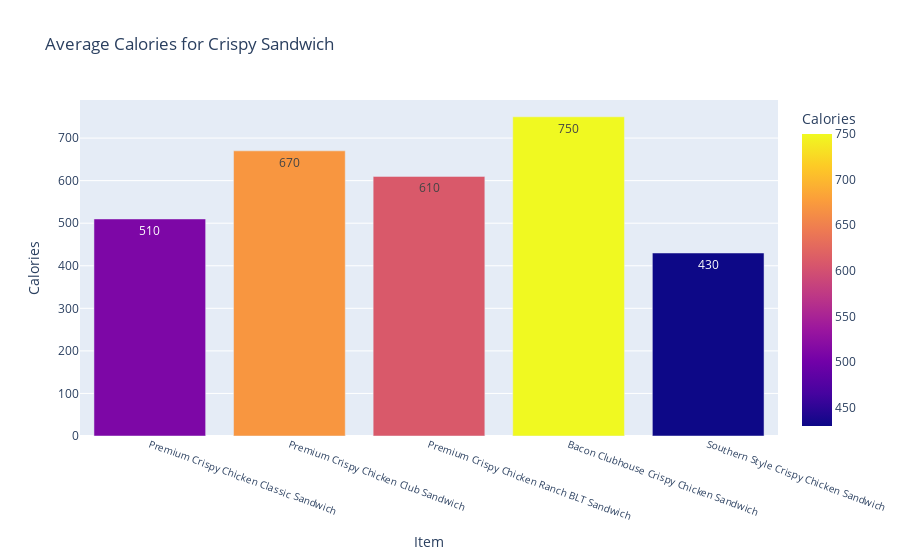

This figure's notebook cell:
### Code cell
import plotly.express as px
fig = px.bar(df_grilled_crispy_sandwich[df_grilled_crispy_sandwich['Label']=='Crispy'], x="Item", y="Calories", text='Calories', color="Calories", title="Average Calories for Crispy Sandwich")
fig.update_xaxes(tickangle=20, tickfont=dict(size=10))
fig.show()

### Figure 1 — Plotly figure (JSON) as saved in the notebook; plotly's stock layout.template omitted (floating-point values rounded to 4 significant figures)
{"data": [{"alignmentgroup": "True", "hovertemplate": "Item=%{x}<br>Calories=%{marker.color}<extra></extra>", "legendgroup": "", "marker": {"color": [510, 670, 610, 750, 430], "coloraxis": "coloraxis"}, "name": "", "offsetgroup": "", "orientation": "v", "showlegend": false, "text": [510, 670, 610, 750, 430], "textposition": "auto", "type": "bar", "x": ["Premium Crispy Chicken Classic Sandwich", "Premium Crispy Chicken Club Sandwich", "Premium Crispy Chicken Ranch BLT Sandwich", "Bacon Clubhouse Crispy Chicken Sandwich", "Southern Style Crispy Chicken Sandwich"], "xaxis": "x", "y": [510, 670, 610, 750, 430], "yaxis": "y"}], "layout": {"barmode": "relative", "coloraxis": {"colorbar": {"title": {"text": "Calories"}}, "colorscale": [[0, "#0d0887"], [0.1111, "#46039f"], [0.2222, "#7201a8"], [0.3333, "#9c179e"], [0.4444, "#bd3786"], [0.5556, "#d8576b"], [0.6667, "#ed7953"], [0.7778, "#fb9f3a"], [0.8889, "#fdca26"], [1, "#f0f921"]]}, "legend": {"tracegroupgap": 0}, "title": {"text": "Average Calories for Crispy Sandwich"}, "xaxis": {"anchor": "y", "domain": [0, 1], "tickangle": 20, "tickfont": {"size": 10}, "title": {"text": "Item"}}, "yaxis": {"anchor": "x", "domain": [0, 1], "title": {"text": "Calories"}}}}
